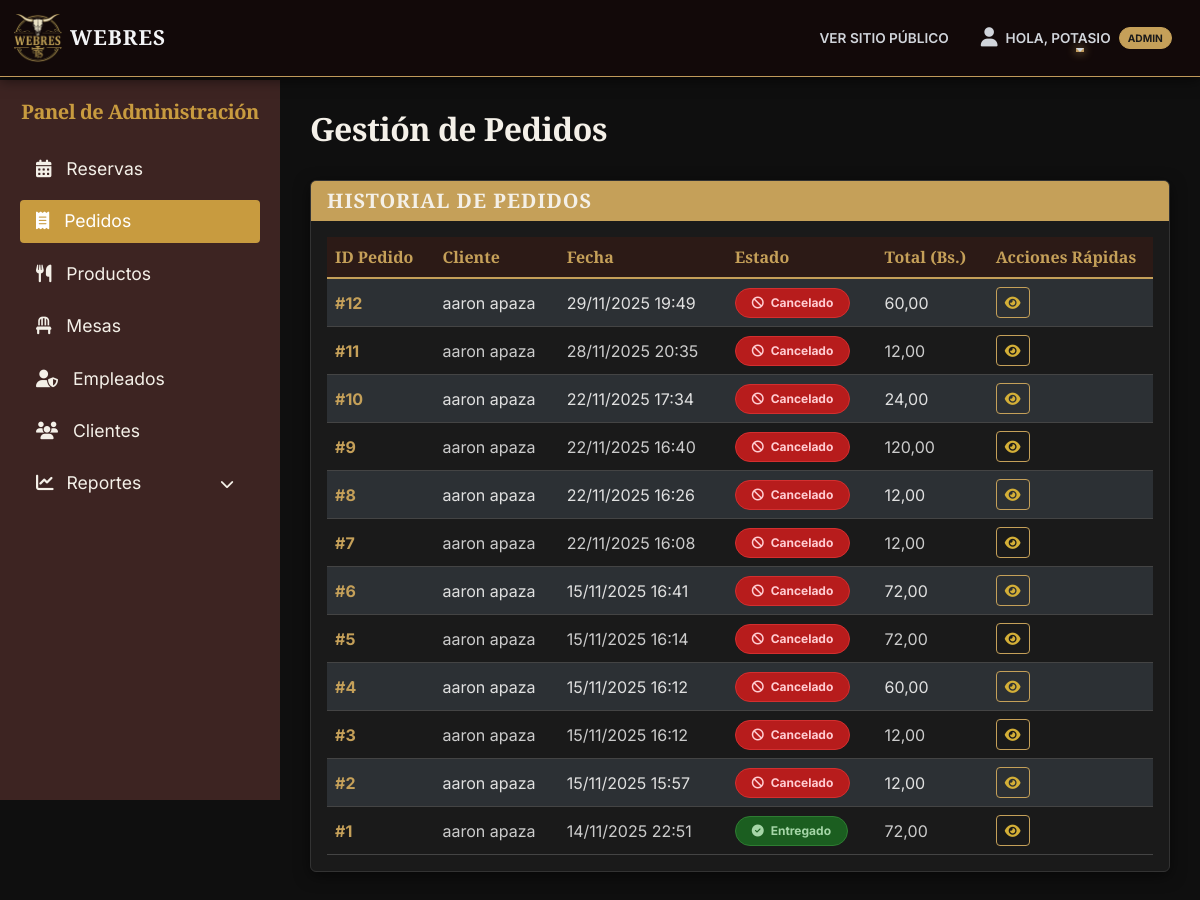
/panel/pedidos/ (signed in), run on an earlier commit of the app's database.
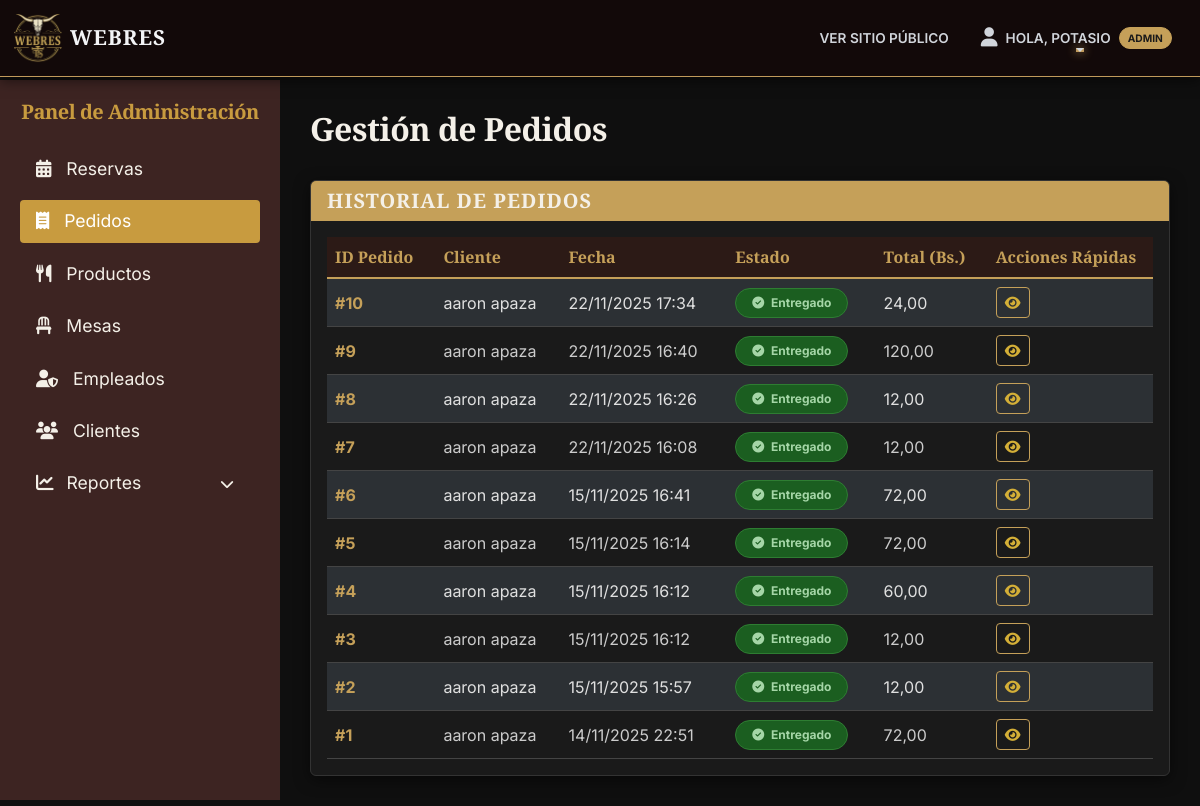
And on a later commit of the database.
### pedidos/models.py (models this page shows, shortened)
class Pedido(models.Model):
    ESTADO_PEDIDO_CHOICES = (
        ('PENDIENTE', 'Pendiente'),
        ('EN_PREPARACION', 'En Preparación'),
        ('LISTO', 'Listo para Servir'),
        ('ENTREGADO', 'Entregado'),
        ('CANCELADO', 'Cancelado'),
    )
    usuario = models.ForeignKey(settings.AUTH_USER_MODEL, on_delete=models.SET_NULL, null=True, blank=True, related_name="pedidos")
    cliente = models.ForeignKey(Cliente, on_delete=models.SET_NULL, null=True, blank=True)
    mesa = models.ForeignKey(Mesa, on_delete=models.SET_NULL, null=True, blank=True)
    fecha_pedido = models.DateTimeField(auto_now_add=True)
    estado_pedido = models.CharField(max_length=20, choices=ESTADO_PEDIDO_CHOICES, default='PENDIENTE')
    total = models.DecimalField(max_digits=10, decimal_places=2, default=0.00)

### clientes/models.py (models this page shows, shortened)
class Cliente(models.Model):
    usuario = models.OneToOneField(User, on_delete=models.CASCADE, related_name="cliente")
    nombre = models.CharField(max_length=100)
    apellido = models.CharField(max_length=100)
    email = models.EmailField(unique=True)
    telefono = models.CharField(max_length=20, blank=True, null=True)
    fecha_registro = models.DateTimeField(auto_now_add=True)
    foto_perfil = models.ImageField(upload_to='perfiles/', null=True, blank=True)

### dashboard/views.py (the view)
# urls.py: path('pedidos/', views.pedido_list, name='dashboard_pedidos'),
@staff_requerido
def pedido_list(request):
    pedidos = Pedido.objects.all().order_by('-fecha_pedido')
    return render(request, 'dashboard/pedido_list.html', {'pedidos': pedidos})

### dashboard/views.py (called while the page is built)
def staff_requerido(function):
    return user_passes_test(
        lambda u: u.is_authenticated and u.is_staff,
        login_url='login',
        redirect_field_name=None
    )(function)

### templates/dashboard/pedido_list.html (shortened to what this page needs)
{% extends 'dashboard/base_dashboard.html' %}
{% block content %}
<div class="d-flex justify-content-between align-items-center mb-4">
    <h1 class="fs-2">Gestión de Pedidos</h1>
</div>
<div class="card shadow-sm card-dark">
    <div class="card-header card-header-gold">
        <h5 class="mb-0">Historial de Pedidos</h5>
    </div>
    <div class="card-body">
        <div class="table-responsive">
            <table class="table table-dark table-striped table-hover align-middle">
                <thead>
                    <tr>
                        <th scope="col">ID Pedido</th>
                        <th scope="col">Cliente</th>
                        <th scope="col">Fecha</th>
                        <th scope="col">Estado</th>
                        <th scope="col">Total (Bs.)</th>
                        <th scope="col" style="width: 20%;">Acciones Rápidas</th>
                    </tr>
                </thead>
                <tbody>
                    {% for p in pedidos %}
                    <tr>
                        <td><strong>#{{ p.id }}</strong></td>
                        <td>
                            {% if p.cliente %}
                            {{ p.cliente.nombre }} {{ p.cliente.apellido }}
                            {% else %}
                            {{ p.usuario.username }} (Admin)
                            {% endif %}
                        </td>
                        <td>{{ p.fecha_pedido|date:"d/m/Y H:i" }}</td>
                        <td>
                            {% if p.estado_pedido == 'PENDIENTE' %}
                            <span class="badge badge-status-pending rounded-pill px-3 py-2">
                                <i class="fa fa-clock me-1"></i> {{ p.get_estado_pedido_display }}
                            </span>
                            {% elif p.estado_pedido == 'EN_PREPARACION' %}
                            <span class="badge badge-status-prep rounded-pill px-3 py-2">
                                <i class="fa fa-fire me-1"></i> {{ p.get_estado_pedido_display }}
                            </span>
                            {% elif p.estado_pedido == 'LISTO' %}
                            <span class="badge badge-status-ready rounded-pill px-3 py-2">
                                <i class="fa fa-bell me-1"></i> {{ p.get_estado_pedido_display }}
                            </span>
                            {% elif p.estado_pedido == 'ENTREGADO' %}
                            <span class="badge badge-status-delivered rounded-pill px-3 py-2">
                                <i class="fa fa-check-circle me-1"></i> {{ p.get_estado_pedido_display }}
                            </span>
                            {% elif p.estado_pedido == 'CANCELADO' %}
                            <span class="badge badge-status-canceled rounded-pill px-3 py-2">
                                <i class="fa fa-ban me-1"></i> {{ p.get_estado_pedido_display }}
                            </span>
                            {% endif %}
                        </td>
                        <td>{{ p.total|floatformat:2 }}</td>
                        <td>
                            <a href="{% url 'pedido_detail' p.pk %}" class="btn btn-sm btn-outline-primary"
                                title="Ver Detalle">
                                <i class="fa fa-eye"></i>
                            </a>
                        </td>
                    </tr>
                    {% empty %}
                    <tr>
                        <td colspan="6" class="text-center">No hay pedidos registrados todavía.</td>
                    </tr>
                    {% endfor %}
                </tbody>
            </table>
        </div>
    </div>
</div>
{% endblock %}

### templates/dashboard/base_dashboard.html (shortened to what this page needs)
{% load static %}
<!DOCTYPE html>
<html lang="es">
<head>
    <link href="https://cdn.jsdelivr.net/npm/bootstrap@5.3.3/dist/css/bootstrap.min.css" rel="stylesheet">
    <link rel="stylesheet" href="https://cdnjs.cloudflare.com/ajax/libs/font-awesome/6.5.2/css/all.min.css" />
    <link rel="stylesheet" href="{% static 'core/css/main.css' %}" />
</head>
<body class="site-container">
    <header id="main-header" class="fixed-top" style="z-index: 1030;">
        <nav class="navbar navbar-expand-lg">
            <div class="container-fluid">
                <a class="navbar-brand d-flex align-items-center" href="{% url 'home' %}">
                    <img src="{% static 'core/img/webres.png' %}" alt="Logo" width="50" height="50"
                        class="d-inline-block align-text-top">
                    <span class="navbar-brand-text ms-2">WEBRES</span>
                </a>
                <div class="collapse navbar-collapse" id="mainNavbar">
                    <ul class="navbar-nav ms-auto mb-2 mb-lg-0 align-items-center">
                        <li class="nav-item">
                            <a class="nav-link" href="{% url 'home' %}">Ver Sitio Público</a>
                        </li>
                        {% if user.is_authenticated %}
                        <li class="nav-item dropdown">
                            <a class="nav-link dropdown-toggle d-flex align-items-center" href="#" role="button"
                                data-bs-toggle="dropdown" aria-expanded="false">
                                {% if user.cliente.foto_perfil %}
                                <img src="{{ user.cliente.foto_perfil.url }}" alt="Foto de perfil"
                                    class="profile-pic-nav">
                                {% else %}
                                <i class="fa fa-user me-2" style="font-size: 1.2rem;"></i>
                                {% endif %}
                                Hola, {{ user.username }}
                                {% with user.groups.first as group %}
                                {% if user.is_superuser %}
                                <span
                                    class="badge-rol badge bg-danger-emphasis text-danger-emphasis border border-danger-subtle rounded-pill ms-2">Admin</span>
                                {% elif group.name == 'Cajero' %}
                                <span
                                    class="badge-rol badge bg-info-emphasis text-info-emphasis border border-info-subtle rounded-pill ms-2">Cajero</span>
                                {% elif group.name == 'Mesero' %}
                                <span
                                    class="badge-rol badge bg-warning-emphasis text-warning-emphasis border border-warning-subtle rounded-pill ms-2">Mesero</span>
                                {% elif user.is_staff %}
                                <span
                                    class="badge-rol badge bg-secondary-emphasis text-secondary-emphasis border border-secondary-subtle rounded-pill ms-2">Staff</span>
                                {% endif %}
                                {% endwith %}
                            </a>
                        </li>
                        {% endif %}
                    </ul>
                </div>
            </div>
        </nav>
    </header>
    <div class="d-flex">
        <div class="sidebar d-flex flex-column">
            <h3 class="fs-5 text-center mb-4" style="font-family: 'Playfair Display', serif; color: #c89b3f;">
                Panel de Administración
            </h3>
            <ul class="nav flex-column mb-auto">
                {% if user.is_staff %}
                <li class="nav-item">
                    <a class="nav-link {% if 'reserva' in request.resolver_match.url_name %}active{% endif %}"
                        href="{% url 'dashboard_reservas' %}">
                        <i class="fa fa-calendar-alt"></i> Reservas
                    </a>
                </li>
                <li class="nav-item">
                    <a class="nav-link {% if 'pedido' in request.resolver_match.url_name %}active{% endif %}"
                        href="{% url 'dashboard_pedidos' %}">
                        <i class="fa fa-receipt"></i> Pedidos
                    </a>
                </li>
                {% endif %}
                {% if user.is_superuser %}
                <li class="nav-item">
                    <a class="nav-link {% if 'producto' in request.resolver_match.url_name %}active{% endif %}"
                        href="{% url 'dashboard_productos' %}">
                        <i class="fa fa-utensils"></i> Productos
                    </a>
                </li>
                <li class="nav-item">
                    <a class="nav-link {% if 'mesa' in request.resolver_match.url_name %}active{% endif %}"
                        href="{% url 'dashboard_mesas' %}">
                        <i class="fa fa-chair"></i> Mesas
                    </a>
                </li>
                <li class="nav-item">
                    <a class="nav-link {% if 'empleado' in request.resolver_match.url_name %}active{% endif %}"
                        href="{% url 'dashboard_empleados' %}">
                        <i class="fa fa-user-shield"></i> Empleados
                    </a>
                </li>
                <li class="nav-item">
                    <a class="nav-link {% if 'cliente' in request.resolver_match.url_name %}active{% endif %}"
                        href="{% url 'dashboard_clientes' %}">
                        <i class="fa fa-users"></i> Clientes
                    </a>
                </li>
                <li class="nav-item">
                    <a class="nav-link d-flex justify-content-between align-items-center {% if 'reporte' in request.resolver_match.url_name %}active{% endif %}"
                        data-bs-toggle="collapse" href="#reportesSubmenu" role="button" aria-expanded="false">
                        <span><i class="fa fa-chart-line me-2"></i> Reportes</span>
                        <i class="fa fa-chevron-down" style="font-size: 0.8em;"></i>
                    </a>
                </li>
                {% endif %}
            </ul>
        </div>
        <main class="content">
            {% block content %}{% endblock %}
        </main>
    </div>
</body>
</html>

### core/static/core/css/main.css (style rules this page uses)
body { background-color: #121212; font-family: 'Inter', sans-serif; color: #f3f4f6; min-height: 100vh; position: relative; overflow-x: hidden; }
.font-serif-display, .section-title, .navbar-brand-text, .title-gold, h1, h2, h3, h4, h5 { font-family: 'Playfair Display', serif; font-weight: 700; }
#main-header .navbar { background-color: rgba(20, 10, 10, 0.95); backdrop-filter: blur(8px); border-bottom: 1px solid #c09a5b; box-shadow: 0 4px 12px rgba(0,0,0,0.5); z-index: 1030; }
#main-header .navbar-brand-text { font-size: 1.3rem; color: #f3f4f6; letter-spacing: 1px; }
#main-header .nav-link { color: #d1d5db; font-weight: 600; text-transform: uppercase; font-size: 0.85rem; padding: 0.5rem 1rem; transition: color 0.3s ease; }
html, body { overflow-x: hidden; width: 100%; }
h1, h2, h3, .navbar-brand-text { letter-spacing: -0.5px; }
#main-header .nav-link { position: relative; }
#main-header .nav-link::after { content: ''; position: absolute; width: 0; height: 2px; bottom: 5px; left: 50%; background-color: #c09a5b; transition: all 0.3s ease; box-shadow: 0 0 10px #c09a5b; transform: translateX(-50%); }

### templates/dashboard/base_dashboard.html (style rules this page uses)
:root { --header-height: 80px; }
body { padding-top: var(--header-height); background-color: #0f0f0f; }
.card-body, .card-body p { color: #e0e0e0 !important; }
.card-body strong, .card-body b, .card-body h4, .card-body h5, .card-body h6 { color: #c5a059 !important; }
.card-body a { color: #d4af37; text-decoration: none; }
.badge-status-delivered { background-color: #1b5e20 !important; color: #a5d6a7 !important; border: 1px solid #2e7d32 !important; }
.sidebar { position: fixed; top: var(--header-height); left: 0; width: 280px; height: calc(100vh - var(--header-height)); background-color: #3d2422; color: #f4f0e8; padding: 20px; overflow-y: auto; z-index: 1020; }
.sidebar .nav-link { color: #f4f0e8; font-size: 1.1rem; margin-bottom: 10px; padding: .5rem 1rem; border-radius: .25rem; }
.sidebar .nav-link:hover, .sidebar .nav-link.active { color: #ffffff; background-color: #c89b3f; }
.sidebar .nav-link .fa { margin-right: 10px; }
.content { margin-left: 280px; padding: 30px; width: calc(100% - 280px); background-color: #0f0f0f; min-height: calc(100vh - var(--header-height)); }
.card-header-gold { background-color: #c89b3f; color: #3d2422; font-family: 'Playfair Display', serif; }
.badge-rol { background-color: #c5a059 !important; color: #1a1a1a !important; border: 1px solid #c5a059 !important; font-weight: bold; padding: 0.5em 0.8em; }
.card { background-color: #1a1a1a !important; border: 1px solid #333 !important; box-shadow: 0 4px 15px rgba(0, 0, 0, 0.5) !important; }
.card-header { background-color: #c5a059 !important; color: #1a1a1a !important; font-weight: 800; text-transform: uppercase; letter-spacing: 1px; border-bottom: none; font-family: 'Playfair Display', serif; }
.table { --bs-table-bg: transparent; --bs-table-color: #e0e0e0; --bs-table-border-color: #444; margin-bottom: 0; }
.table thead th { background-color: #2c1a16 !important; color: #c5a059 !important; border-bottom: 2px solid #c5a059; font-family: 'Playfair Display', serif; }
.table tbody td { background-color: #1a1a1a !important; color: #ccc !important; vertical-align: middle; }
.table-striped>tbody>tr:nth-of-type(odd)>* { background-color: #222 !important; color: #e0e0e0 !important; }
.table td a, .table td code { color: #d4af37 !important; font-weight: bold; text-decoration: none; background: transparent !important; }
.btn-outline-primary { color: #c5a059; border-color: #c5a059; }
h1, h2, h3, h4, h5, h6 { color: #f4f0e8; }
html { scroll-behavior: smooth; }

What changed in the data, as far as the page shows it:
removed Pedido: id "12", cliente.nombre "aaron", cliente.apellido "apaza", fecha_pedido "29/11/2025 19:49", estado_pedido "Cancelado", total "60,00"
removed Pedido: id "11", cliente.nombre "aaron", cliente.apellido "apaza", fecha_pedido "28/11/2025 20:35", estado_pedido "Cancelado", total "12,00"
changed Pedido id 10: estado_pedido "Cancelado" → "Entregado"
changed Pedido id 9: estado_pedido "Cancelado" → "Entregado"
changed Pedido id 8: estado_pedido "Cancelado" → "Entregado"
changed Pedido id 7: estado_pedido "Cancelado" → "Entregado"
changed Pedido id 6: estado_pedido "Cancelado" → "Entregado"
changed Pedido id 5: estado_pedido "Cancelado" → "Entregado"
changed Pedido id 4: estado_pedido "Cancelado" → "Entregado"
changed Pedido id 3: estado_pedido "Cancelado" → "Entregado"
changed Pedido id 2: estado_pedido "Cancelado" → "Entregado"
